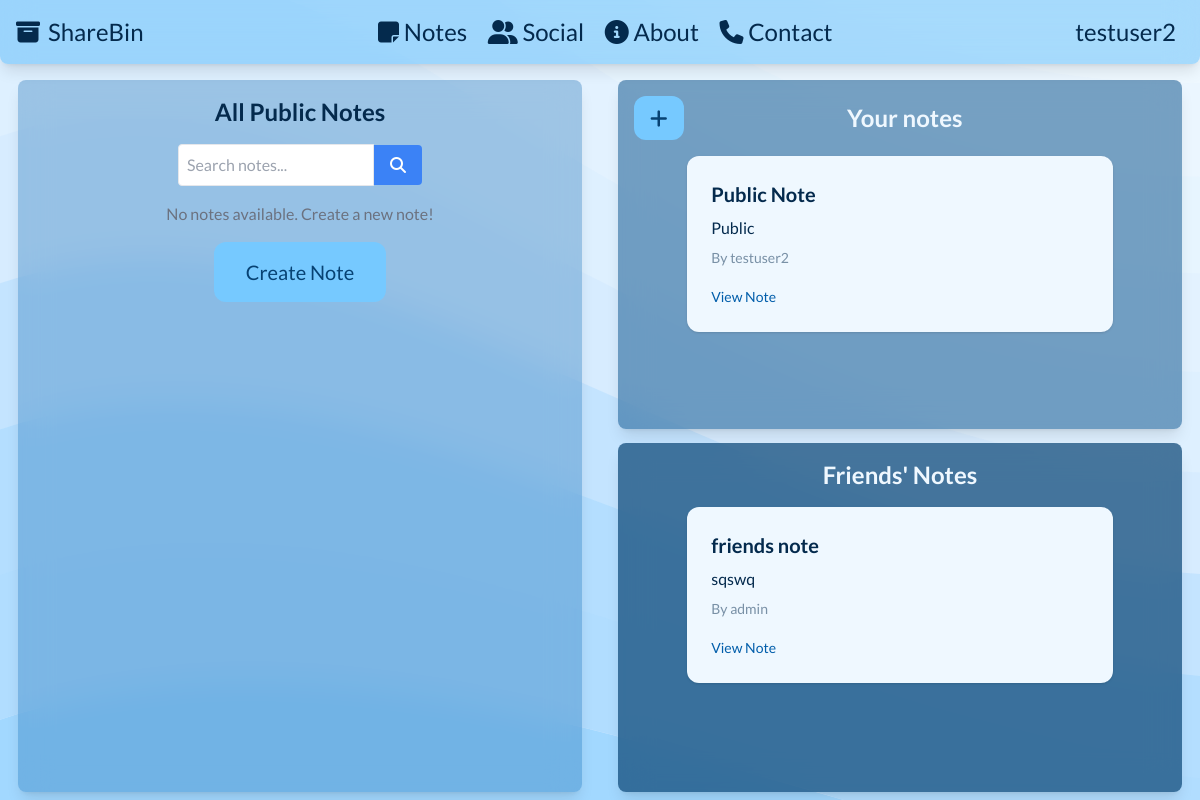
The app's page /notes/ (signed in), older data.
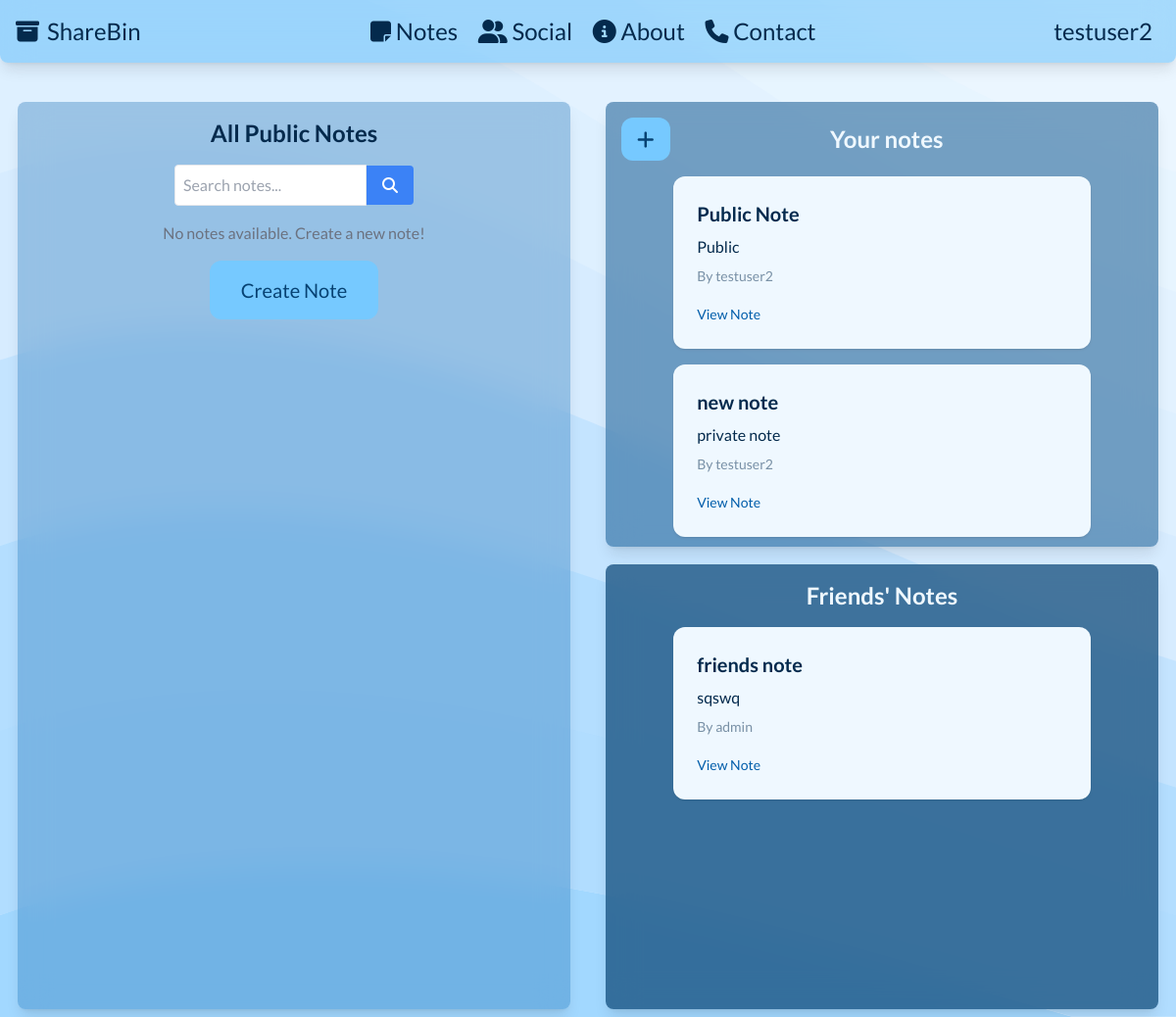
The same page, newer data.
### tables this page shows
CREATE TABLE users (
            id INTEGER PRIMARY KEY AUTOINCREMENT,
            username TEXT,
            password TEXT,
            email TEXT,
            created_at TIMESTAMP DEFAULT CURRENT_TIMESTAMP
        );

CREATE TABLE notes (
            id INTEGER PRIMARY KEY AUTOINCREMENT,
            user TEXT,
            title TEXT,
            content TEXT,
            is_private INTEGER,
            visibility TEXT CHECK(visibility IN ('public', 'private', 'friends')),
            file_path TEXT,
            created_at TIMESTAMP DEFAULT CURRENT_TIMESTAMP
        );

### app.py (the view, shortened to what this page needs)
@app.route('/notes/')
def list_notes():
    conn = get_db()
    c = conn.cursor()
    public_notes = []
    my_notes = []
    friend_notes = []
    search_query = ""
    user_id = session.get('user_id')
    username = session.get('username')
    if user_id:
        c.execute("""
            SELECT n.id, u.username, n.title, n.content, n.is_private, n.file_path
            FROM notes n
            JOIN users u ON n.user = u.id
            WHERE n.user = ?
        """, (user_id,))
        my_notes = c.fetchall()
        c.execute("""
            SELECT u.id FROM users u
            JOIN friends f ON (
                (f.user_id = ? AND f.friend_id = u.id)
                OR (f.friend_id = ? AND f.user_id = u.id)
            )
            WHERE u.id != ?
        """, (user_id, user_id, user_id))
        friend_ids = [row[0] for row in c.fetchall()]
        if friend_ids:
            placeholders = ','.join(['?'] * len(friend_ids))
            query = f"""
                SELECT n.id, u.username, n.title, n.content, n.is_private, n.file_path
                FROM notes n
                JOIN users u ON n.user = u.id
                WHERE n.user IN ({placeholders})
                AND n.visibility = 'friends'
            """
            c.execute(query, friend_ids)
            friend_notes = c.fetchall()
    if request.method == 'GET':
        if 'search' in request.args:
            search_query = request.args.get('q')
            c.execute("""
                SELECT n.id, u.username, n.title, n.content, n.is_private, n.file_path
                FROM notes n
                JOIN users u ON n.user = u.id
                WHERE n.title LIKE ? AND n.visibility = 'public'
            """, (f'%{search_query}%',))
            public_notes = c.fetchall()
        else:
            c.execute("""
                SELECT n.id, u.username, n.title, n.content, n.is_private, n.file_path
                FROM notes n
                JOIN users u ON n.user = u.id
                WHERE n.visibility = 'public'
                AND n.user != ?
            """, (user_id,))
            public_notes = c.fetchall()
    conn.close()
    return render_template('list_notes.html',
                           public_notes=public_notes,
                           my_notes=my_notes,
                           friend_notes=friend_notes,
                           search_query=search_query,
                           user=username)

### app.py (called while the page is built)
def get_db():
    conn = sqlite3.connect(DATABASE)
    return conn

### templates/list_notes.html (shortened to what this page needs)
{% extends "base.html" %} {% block content %}
<div class="flex flex-row w-full h-full max-h-full justify-around pb-2">
  <section
    class="w-[47%] h-auto max-h-full overflow-scroll bg-congress-blue-700/30 backdrop-blur-lg shadow-lg flex flex-col justify-start items-center rounded-lg p-4"
  >
    <h2 class="text-2xl font-bold mb-4">All Public Notes</h2>
    <form method="get" class="mb-4 flex flex-row justify-center items-center">
      <input
        type="text"
        name="q"
        placeholder="Search notes..."
        value="{{ search_query }}"
        class="w-full border p-2 rounded-l"
      />
      <button
        type="submit"
        name="search"
        class="bg-blue-500 text-white px-4 py-2 rounded-r hover:bg-blue-600"
      >
        <i class="fa-solid fa-magnifying-glass"></i>
      </button>
    </form>
     {% if not public_notes %} {% if search_query %}
    <p class="text-center text-congress-blue-950/70">
      No notes found for "{{ search_query }}"
    </p>
    {% else %}
    <p class="text-center text-gray-500">
      No notes available. Create a new note!
    </p>
    <a
      href="/note/new"
      class="rounded-xl text-xl bg-congress-blue-300 py-4 px-8 mt-4 text-congress-blue-900 hover:bg-congress-blue-400"
      >Create Note</a
    >
    {% endif %} {% endif %}
  </section>
  <div class="w-[47%] flex flex-col justify-between items-center">
    <section
      class="w-full h-[49%] text-congress-blue-50 bg-congress-blue-800/50 backdrop-blur-lg shadow-lg flex flex-col justify-start items-center rounded-lg p-4 overflow-scroll"
    >
      <div class="flex flex-row w-full justify-between items-center mb-4">
        <a
          href="/note/new"
          class="bg-congress-blue-300 rounded-xl text-xl py-2 px-4 text-congress-blue-900 hover:bg-congress-blue-400"
        >
          <i class="fa-solid fa-plus"></i
        ></a>
        <h2 class="text-2xl font-bold flex-grow text-center">Your notes</h2>
      </div>
      {% for note in my_notes %}
      <div
        class="w-4/5 mx-auto text-congress-blue-950 bg-congress-blue-50 p-6 rounded-xl shadow mb-4"
      >
        <h2 class="text-xl font-bold mb-2">{{ note[2] }}</h2>
        <p class="text-md text-congress-blue-950 mb-2">{{ note[3] }}</p>
        <p class="text-sm text-congress-blue-950/50 mb-4">By {{ note[1] }}</p>
        <a
          href="/note/{{ note[0] }}"
          class="text-congress-blue-700 hover:underline text-sm"
          >View Note</a
        >
      </div>
      {% endfor %}
    </section>
    <section
      class="w-full h-[49%] text-congress-blue-50 bg-congress-blue-900/70 backdrop-blur-lg shadow-lg flex flex-col justify-start items-center rounded-lg p-4 overflow-scroll"
    >
      <div>
        <h2 class="text-2xl font-bold mb-4">Friends' Notes</h2>
      </div>
      {% if friend_notes %} {% for note in friend_notes %}
      <div
        class="w-4/5 mx-auto text-congress-blue-950 bg-congress-blue-50 p-6 rounded-xl shadow mb-4"
      >
        <h2 class="text-xl font-bold mb-2">{{ note[2] }}</h2>
        <p class="text-md text-congress-blue-950 mb-2">{{ note[3] }}</p>
        <p class="text-sm text-congress-blue-950/50 mb-4">By {{ note[1] }}</p>
        <a
          href="/note/{{ note[0] }}"
          class="text-congress-blue-700 hover:underline text-sm"
          >View Note</a
        >
      </div>
      {% endfor %} {% endif %}
    </section>
  </div>
</div>
{% endblock %}

### templates/base.html (shortened to what this page needs)
<!DOCTYPE html>
<html>
  <head>
    <script src="https://cdn.tailwindcss.com"></script>
  </head>
  <body
    class="font-[lato] text-congress-blue-950 bg-congress-blue-100 scroll-smooth"
  >
    <header>
      <nav
        class="bg-congress-blue-500/30 backdrop-blur-lg rounded-b-lg shadow-lg p-4 flex flex-row w-full fixed top-0 z-50"
      >
        <div class="container justify-start text-2xl w-fit">
          <a
            href="/"
            class="flex items-center hover:text-gray-200 hover:text-shadow-lg transition-all duration-150 ease-in-out w-fit"
          >
            <i class="fa-solid fa-box-archive pr-2"></i>
            <h1 class="text-2xl">ShareBin</h1>
          </a>
        </div>
        <div class="container justify-center text-2xl w-fit mx-auto">
          <a
            href="/notes"
            class="p-2 hover:text-gray-200 transition-all duration-150 ease-in-out w-fit"
            ><i class="fa fa-sticky-note"></i> Notes</a
          >
          <a
            href="/social"
            class="p-2 hover:text-gray-200 transition-all duration-150 ease-in-out w-fit"
          >
            <i class="fa-solid fa-user-group"></i> Social</a
          >
          <a
            href="/about"
            class="p-2 hover:text-gray-200 transition-all duration-150 ease-in-out w-fit"
            ><i class="fa-solid fa-circle-info"></i> About</a
          >
          <a
            href="/contact"
            class="p-2 hover:text-gray-200 transition-all duration-150 ease-in-out w-fit"
          >
            <i class="fa-solid fa-phone"></i> Contact</a
          >
        </div>
        <div class="container justify-end text-2xl w-fit">
          {% if user %}
          <a
            href="/profile"
            class="p-2 hover:text-gray-200 transition-all duration-150 ease-in-out w-fit"
            >{{ user }}</a
          >
          {% else %}
          <a
            href="/login"
            class="p-2 hover:text-gray-200 transition-all duration-150 ease-in-out w-fit"
            >Log In <span aria-hidden="true">&rarr;</span></a
          >
          {% endif %}
        </div>
      </nav>
    </header>
    <section
      class="w-full min-h-fit h-screen pt-[10vh] bg-custom-pattern bg-cover bg-repeat-y bg-fixed"
    >
      {% block content %}{% endblock %}
    </section>
  </body>
</html>

Row changes from the older to the newer data that the page shows:
added notes: title "new note", content "private note", username "testuser2", shown under "Your notes"
